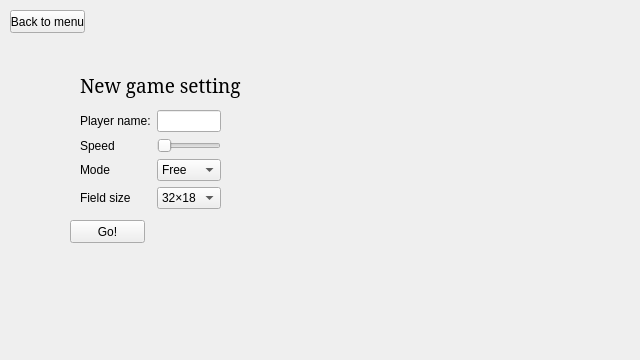
<?xml version="1.0" encoding="UTF-8"?>
<ui version="4.0">
 <class>wiget_configuration</class>
 <widget class="QWidget" name="wiget_configuration">
  <property name="geometry">
   <rect>
    <x>0</x>
    <y>0</y>
    <width>640</width>
    <height>360</height>
   </rect>
  </property>
  <widget class="QLabel" name="label">
   <property name="geometry">
    <rect>
     <x>80</x>
     <y>70</y>
     <width>161</width>
     <height>31</height>
    </rect>
   </property>
   <property name="font">
    <font>
     <family>MS Serif</family>
     <pointsize>14</pointsize>
    </font>
   </property>
   <property name="text">
    <string>New game settings</string>
   </property>
  </widget>
  <widget class="QPushButton" name="pushButton">
   <property name="geometry">
    <rect>
     <x>70</x>
     <y>220</y>
     <width>75</width>
     <height>23</height>
    </rect>
   </property>
   <property name="text">
    <string>Go!</string>
   </property>
  </widget>
  <widget class="QWidget" name="formLayoutWidget">
   <property name="geometry">
    <rect>
     <x>80</x>
     <y>110</y>
     <width>141</width>
     <height>102</height>
    </rect>
   </property>
   <layout class="QFormLayout" name="formLayout">
    <item row="0" column="0">
     <widget class="QLabel" name="label_2">
      <property name="text">
       <string>Player name:</string>
      </property>
     </widget>
    </item>
    <item row="0" column="1">
     <widget class="QLineEdit" name="lineEdit"/>
    </item>
    <item row="1" column="0">
     <widget class="QLabel" name="label_3">
      <property name="text">
       <string>Speed</string>
      </property>
     </widget>
    </item>
    <item row="1" column="1">
     <widget class="QSlider" name="horizontalSlider">
      <property name="minimum">
       <number>1</number>
      </property>
      <property name="maximum">
       <number>5</number>
      </property>
      <property name="orientation">
       <enum>Qt::Horizontal</enum>
      </property>
     </widget>
    </item>
    <item row="2" column="0">
     <widget class="QLabel" name="label_5">
      <property name="text">
       <string>Mode</string>
      </property>
     </widget>
    </item>
    <item row="2" column="1">
     <widget class="QComboBox" name="comboBox">
      <item>
       <property name="text">
        <string>Free</string>
       </property>
      </item>
      <item>
       <property name="text">
        <string>Arcade</string>
       </property>
      </item>
     </widget>
    </item>
    <item row="3" column="0">
     <widget class="QLabel" name="label_4">
      <property name="text">
       <string>Field size</string>
      </property>
     </widget>
    </item>
    <item row="3" column="1">
     <widget class="QComboBox" name="comboBox_2">
      <item>
       <property name="text">
        <string>32×18</string>
       </property>
      </item>
      <item>
       <property name="text">
        <string>48×27</string>
       </property>
      </item>
      <item>
       <property name="text">
        <string>64×36</string>
       </property>
      </item>
     </widget>
    </item>
   </layout>
  </widget>
  <widget class="QPushButton" name="pushButton_2">
   <property name="geometry">
    <rect>
     <x>10</x>
     <y>10</y>
     <width>75</width>
     <height>23</height>
    </rect>
   </property>
   <property name="text">
    <string>Back to menu</string>
   </property>
  </widget>
 </widget>
 <resources/>
 <connections/>
</ui>
